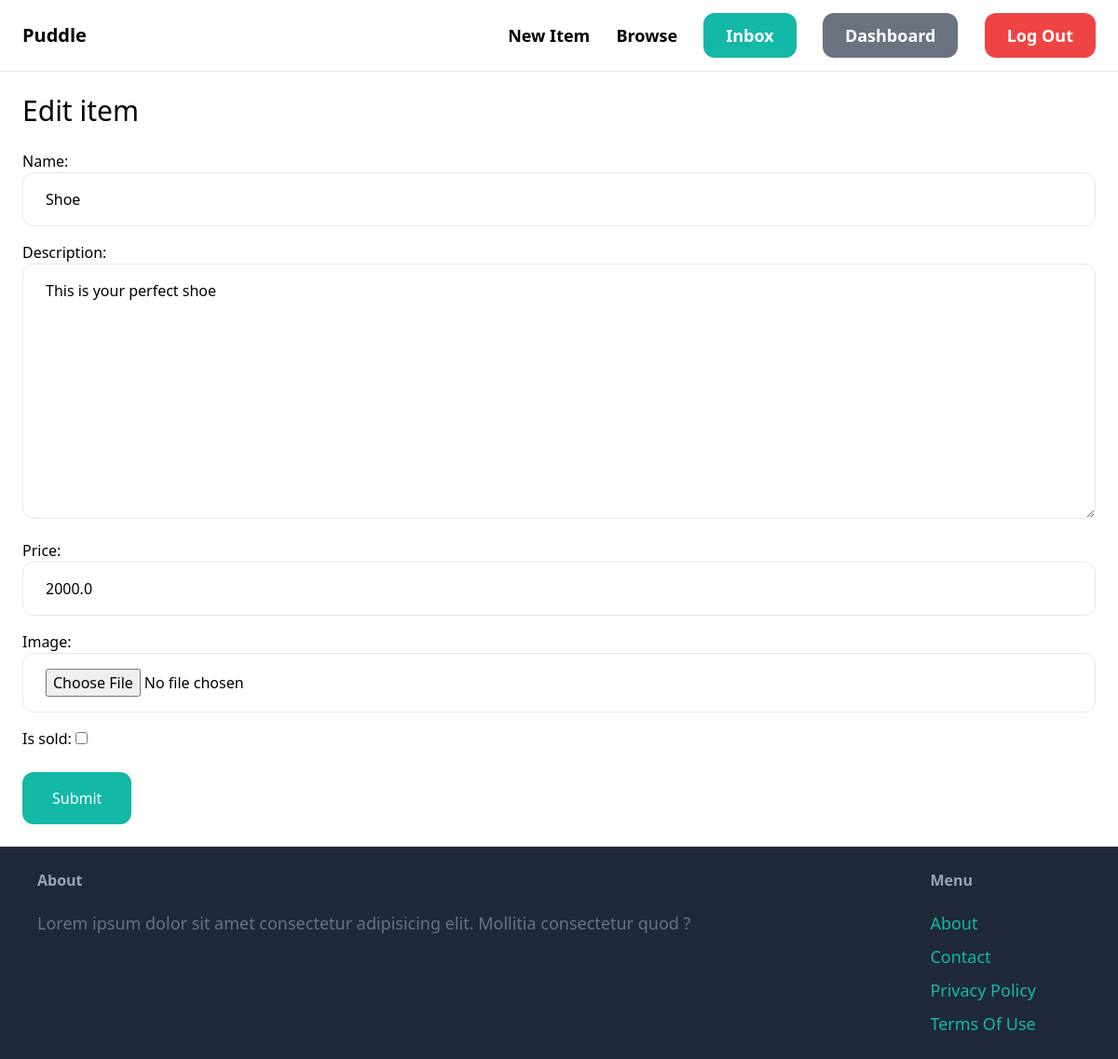
The app's page /items/2/edit/ (signed in) with its own data.
### item/models.py (models this page shows, shortened)
class Item(models.Model):
    category = models.ForeignKey(Category, related_name="items", on_delete=models.CASCADE)
    name = models.CharField(max_length=255)
    description = models.TextField(blank=True,null=True)
    price = models.FloatField()
    image = models.ImageField(upload_to="item_images",blank=True,null=True)
    is_sold = models.BooleanField(default=False)
    created_by = models.ForeignKey(User, related_name="items", on_delete=models.CASCADE)
    created_at = models.DateTimeField(auto_now_add=True)

### item/views.py (the view)
# urls.py: path('<int:pk>/edit/',views.edit,name= 'edit'),
@login_required
def edit(request, pk):
    item = get_object_or_404(Item,pk=pk,created_by=request.user)
    if request.method == 'POST':
        form = EditItemForm(request.POST,request.FILES,instance=item)
        if form.is_valid():
            form.save()
            return redirect('item:detail', pk=item.id)
    else:
        form = EditItemForm(instance=item)
    return render(request,'item/form.html',{
        'form': form,
        'title' : 'Edit item',
    })

### item/forms.py
class EditItemForm(forms.ModelForm):
    class Meta:
        model = Item
        fields = ('name','description','price','image','is_sold')
        widgets = {
            'name': forms.TextInput(attrs={
                'class' : INPUT_CLASSES
            }),
            'description': forms.Textarea(attrs={
                'class' : INPUT_CLASSES
            }),
            'price': forms.TextInput(attrs={
                'class' : INPUT_CLASSES
            }),
            'image': forms.FileInput(attrs={
                'class' : INPUT_CLASSES
            }),
        }

### item/templates/item/form.html (shortened to what this page needs)
{% extends 'core/base.html' %}
{%block content%}
<h1 class="mb-6 text-3xl">{{title}}</h1>
<form method="post" action="." enctype="multipart/form-data">
    <div class="space-y-4">
        {{form.as_p }}
    </div>
    <button class=" mt-6 py-4 px-8 bg-teal-500 hover:bg-teal-700 rounded-xl text-white">Submit</button>
</form>
{%endblock%}

### records on screen
Item: name "Shoe", description "This is your perfect shoe", price "2000.0"

### other values on screen
{{ title }} "Edit item"
